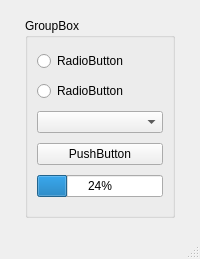
<?xml version="1.0" encoding="UTF-8"?>
<ui version="4.0">
 <class>MainWindow</class>
 <widget class="QMainWindow" name="MainWindow">
  <property name="geometry">
   <rect>
    <x>0</x>
    <y>0</y>
    <width>200</width>
    <height>259</height>
   </rect>
  </property>
  <property name="minimumSize">
   <size>
    <width>200</width>
    <height>250</height>
   </size>
  </property>
  <property name="maximumSize">
   <size>
    <width>200</width>
    <height>259</height>
   </size>
  </property>
  <property name="windowTitle">
   <string>MainWindow</string>
  </property>
  <widget class="QWidget" name="centralwidget">
   <layout class="QGridLayout" name="gridLayout">
    <item row="1" column="0">
     <spacer name="horizontalSpacer">
      <property name="orientation">
       <enum>Qt::Horizontal</enum>
      </property>
      <property name="sizeHint" stdset="0">
       <size>
        <width>40</width>
        <height>20</height>
       </size>
      </property>
     </spacer>
    </item>
    <item row="2" column="1">
     <spacer name="verticalSpacer">
      <property name="orientation">
       <enum>Qt::Vertical</enum>
      </property>
      <property name="sizeHint" stdset="0">
       <size>
        <width>20</width>
        <height>40</height>
       </size>
      </property>
     </spacer>
    </item>
    <item row="0" column="1">
     <spacer name="verticalSpacer_2">
      <property name="orientation">
       <enum>Qt::Vertical</enum>
      </property>
      <property name="sizeHint" stdset="0">
       <size>
        <width>20</width>
        <height>40</height>
       </size>
      </property>
     </spacer>
    </item>
    <item row="1" column="2">
     <spacer name="horizontalSpacer_2">
      <property name="orientation">
       <enum>Qt::Horizontal</enum>
      </property>
      <property name="sizeHint" stdset="0">
       <size>
        <width>40</width>
        <height>20</height>
       </size>
      </property>
     </spacer>
    </item>
    <item row="1" column="1">
     <widget class="QGroupBox" name="groupBox">
      <property name="minimumSize">
       <size>
        <width>150</width>
        <height>200</height>
       </size>
      </property>
      <property name="maximumSize">
       <size>
        <width>150</width>
        <height>200</height>
       </size>
      </property>
      <property name="title">
       <string>GroupBox</string>
      </property>
      <layout class="QGridLayout" name="gridLayout_2">
       <item row="0" column="0">
        <widget class="QRadioButton" name="rb_on">
         <property name="text">
          <string>RadioButton</string>
         </property>
        </widget>
       </item>
       <item row="1" column="0">
        <widget class="QRadioButton" name="rb_off">
         <property name="text">
          <string>RadioButton</string>
         </property>
        </widget>
       </item>
       <item row="2" column="0">
        <widget class="QComboBox" name="cBox_list"/>
       </item>
       <item row="3" column="0">
        <widget class="QPushButton" name="pb_upPbar">
         <property name="text">
          <string>PushButton</string>
         </property>
        </widget>
       </item>
       <item row="4" column="0">
        <widget class="QProgressBar" name="pBar_count">
         <property name="value">
          <number>24</number>
         </property>
        </widget>
       </item>
      </layout>
     </widget>
    </item>
   </layout>
  </widget>
  <widget class="QMenuBar" name="menubar">
   <property name="geometry">
    <rect>
     <x>0</x>
     <y>0</y>
     <width>200</width>
     <height>17</height>
    </rect>
   </property>
  </widget>
  <widget class="QStatusBar" name="statusbar"/>
 </widget>
 <resources/>
 <connections/>
</ui>
